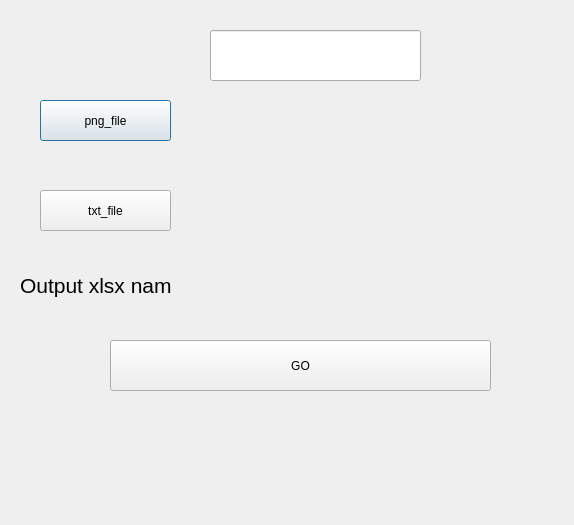
<?xml version="1.0" encoding="UTF-8"?>
<ui version="4.0">
 <class>Dialog</class>
 <widget class="QDialog" name="Dialog">
  <property name="geometry">
   <rect>
    <x>0</x>
    <y>0</y>
    <width>574</width>
    <height>525</height>
   </rect>
  </property>
  <property name="windowTitle">
   <string>Dialog</string>
  </property>
  <widget class="QPushButton" name="pngfile">
   <property name="geometry">
    <rect>
     <x>40</x>
     <y>100</y>
     <width>131</width>
     <height>41</height>
    </rect>
   </property>
   <property name="text">
    <string>png_file</string>
   </property>
  </widget>
  <widget class="QPushButton" name="txtfile">
   <property name="geometry">
    <rect>
     <x>40</x>
     <y>190</y>
     <width>131</width>
     <height>41</height>
    </rect>
   </property>
   <property name="text">
    <string>txt_file</string>
   </property>
  </widget>
  <widget class="QPushButton" name="GO">
   <property name="geometry">
    <rect>
     <x>110</x>
     <y>340</y>
     <width>381</width>
     <height>51</height>
    </rect>
   </property>
   <property name="text">
    <string>GO</string>
   </property>
  </widget>
  <widget class="QLabel" name="pnglabel">
   <property name="geometry">
    <rect>
     <x>196</x>
     <y>102</y>
     <width>361</width>
     <height>41</height>
    </rect>
   </property>
   <property name="text">
    <string>&lt;html&gt;&lt;head/&gt;&lt;body&gt;&lt;p&gt;&lt;br/&gt;&lt;/p&gt;&lt;/body&gt;&lt;/html&gt;</string>
   </property>
  </widget>
  <widget class="QLabel" name="txtlabel">
   <property name="geometry">
    <rect>
     <x>196</x>
     <y>191</y>
     <width>361</width>
     <height>41</height>
    </rect>
   </property>
   <property name="text">
    <string>&lt;html&gt;&lt;head/&gt;&lt;body&gt;&lt;p&gt;&lt;br/&gt;&lt;/p&gt;&lt;/body&gt;&lt;/html&gt;</string>
   </property>
  </widget>
  <widget class="QLabel" name="xlsxlabel">
   <property name="geometry">
    <rect>
     <x>200</x>
     <y>270</y>
     <width>351</width>
     <height>41</height>
    </rect>
   </property>
   <property name="text">
    <string>&lt;html&gt;&lt;head/&gt;&lt;body&gt;&lt;p/&gt;&lt;/body&gt;&lt;/html&gt;</string>
   </property>
  </widget>
  <widget class="QLabel" name="label_4">
   <property name="geometry">
    <rect>
     <x>20</x>
     <y>270</y>
     <width>151</width>
     <height>31</height>
    </rect>
   </property>
   <property name="text">
    <string>&lt;html&gt;&lt;head/&gt;&lt;body&gt;&lt;p&gt;&lt;span style=&quot; font-size:16pt;&quot;&gt;Output xlsx name:&lt;/span&gt;&lt;/p&gt;&lt;/body&gt;&lt;/html&gt;</string>
   </property>
   <property name="textFormat">
    <enum>Qt::AutoText</enum>
   </property>
  </widget>
  <widget class="QLabel" name="unvisible">
   <property name="geometry">
    <rect>
     <x>280</x>
     <y>430</y>
     <width>47</width>
     <height>12</height>
    </rect>
   </property>
   <property name="text">
    <string>&lt;html&gt;&lt;head/&gt;&lt;body&gt;&lt;p&gt;&lt;br/&gt;&lt;/p&gt;&lt;/body&gt;&lt;/html&gt;</string>
   </property>
  </widget>
  <widget class="QLineEdit" name="whitestandard">
   <property name="geometry">
    <rect>
     <x>210</x>
     <y>30</y>
     <width>211</width>
     <height>51</height>
    </rect>
   </property>
  </widget>
 </widget>
 <resources/>
 <connections/>
</ui>
